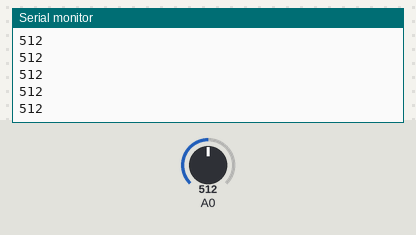
The sketch below on a simulated Arduino Uno, built with avr-gcc and run on an emulated ATmega328P. Shown: the last lines printed to the serial monitor. The test bench sets the inputs (shaded band); at power-on: A0 = 512.

Above: at 1.2 s.
1.3 s: A0 set to 716
At 1.31 s:
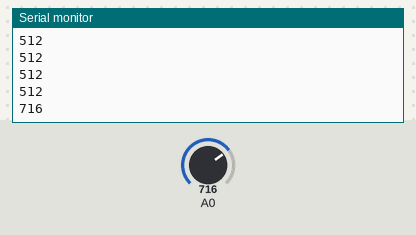
2.8 s: A0 set to 900
At 2.81 s:
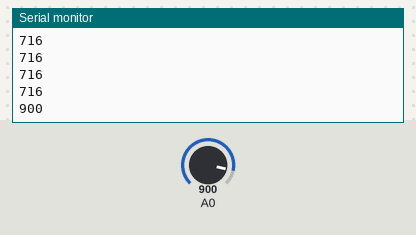
Timing chart, 0 to 5.8 s (numbered marks = the images above; inputs shaded):
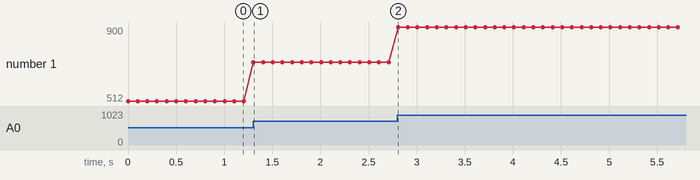

Measured:
- after the input at 1.3 s, the serial monitor: prints a new line at once (image 1)
- after the input at 2.8 s, the serial monitor: prints a new line at once (image 2)
- plotted number 1: 512 → 716 after the input at 1.3 s, 716 → 900 after the input at 2.8 s

The sketch:

Potansiyometre.ino
```cpp
void setup() {
  pinMode(A0, INPUT);
  Serial.begin(9600);


}

void loop() {
  int analogDeger = analogRead (A0);
  Serial.println(analogDeger);
  delay(100);

}
```
